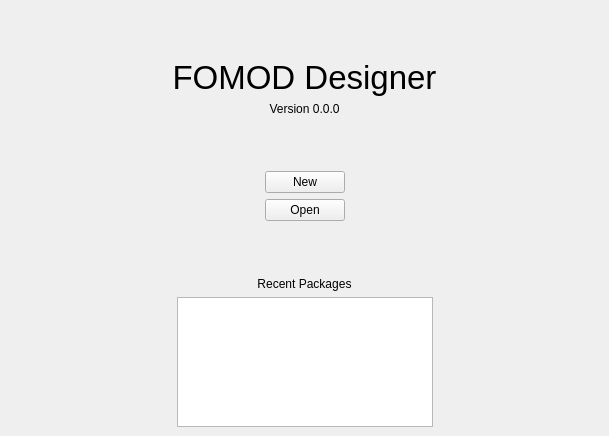
<?xml version="1.0" encoding="UTF-8"?>
<ui version="4.0">
 <class>MainWindow</class>
 <widget class="QMainWindow" name="MainWindow">
  <property name="geometry">
   <rect>
    <x>0</x>
    <y>0</y>
    <width>609</width>
    <height>436</height>
   </rect>
  </property>
  <property name="sizePolicy">
   <sizepolicy hsizetype="Fixed" vsizetype="Fixed">
    <horstretch>0</horstretch>
    <verstretch>0</verstretch>
   </sizepolicy>
  </property>
  <property name="minimumSize">
   <size>
    <width>609</width>
    <height>436</height>
   </size>
  </property>
  <property name="maximumSize">
   <size>
    <width>609</width>
    <height>436</height>
   </size>
  </property>
  <property name="windowTitle">
   <string/>
  </property>
  <widget class="QWidget" name="centralwidget">
   <layout class="QVBoxLayout" name="verticalLayout">
    <item>
     <spacer name="verticalSpacer">
      <property name="orientation">
       <enum>Qt::Vertical</enum>
      </property>
      <property name="sizeHint" stdset="0">
       <size>
        <width>20</width>
        <height>34</height>
       </size>
      </property>
     </spacer>
    </item>
    <item>
     <widget class="QLabel" name="title">
      <property name="sizePolicy">
       <sizepolicy hsizetype="Preferred" vsizetype="Preferred">
        <horstretch>0</horstretch>
        <verstretch>0</verstretch>
       </sizepolicy>
      </property>
      <property name="font">
       <font>
        <pointsize>25</pointsize>
       </font>
      </property>
      <property name="text">
       <string notr="true">FOMOD Designer</string>
      </property>
      <property name="alignment">
       <set>Qt::AlignCenter</set>
      </property>
      <property name="wordWrap">
       <bool>false</bool>
      </property>
     </widget>
    </item>
    <item>
     <widget class="QLabel" name="version">
      <property name="sizePolicy">
       <sizepolicy hsizetype="Preferred" vsizetype="Preferred">
        <horstretch>0</horstretch>
        <verstretch>0</verstretch>
       </sizepolicy>
      </property>
      <property name="text">
       <string>Version 0.0.0</string>
      </property>
      <property name="alignment">
       <set>Qt::AlignCenter</set>
      </property>
     </widget>
    </item>
    <item>
     <spacer name="verticalSpacer_3">
      <property name="orientation">
       <enum>Qt::Vertical</enum>
      </property>
      <property name="sizeHint" stdset="0">
       <size>
        <width>20</width>
        <height>24</height>
       </size>
      </property>
     </spacer>
    </item>
    <item>
     <layout class="QHBoxLayout" name="horizontalLayout" stretch="0,0,0">
      <item>
       <spacer name="horizontalSpacer">
        <property name="orientation">
         <enum>Qt::Horizontal</enum>
        </property>
        <property name="sizeHint" stdset="0">
         <size>
          <width>40</width>
          <height>20</height>
         </size>
        </property>
       </spacer>
      </item>
      <item>
       <widget class="QPushButton" name="new_button">
        <property name="sizePolicy">
         <sizepolicy hsizetype="Preferred" vsizetype="Preferred">
          <horstretch>0</horstretch>
          <verstretch>0</verstretch>
         </sizepolicy>
        </property>
        <property name="autoFillBackground">
         <bool>false</bool>
        </property>
        <property name="text">
         <string>New</string>
        </property>
       </widget>
      </item>
      <item>
       <spacer name="horizontalSpacer_2">
        <property name="orientation">
         <enum>Qt::Horizontal</enum>
        </property>
        <property name="sizeHint" stdset="0">
         <size>
          <width>40</width>
          <height>20</height>
         </size>
        </property>
       </spacer>
      </item>
     </layout>
    </item>
    <item>
     <layout class="QHBoxLayout" name="horizontalLayout_2">
      <item>
       <spacer name="horizontalSpacer_3">
        <property name="orientation">
         <enum>Qt::Horizontal</enum>
        </property>
        <property name="sizeHint" stdset="0">
         <size>
          <width>40</width>
          <height>20</height>
         </size>
        </property>
       </spacer>
      </item>
      <item>
       <widget class="QPushButton" name="open_button">
        <property name="sizePolicy">
         <sizepolicy hsizetype="Preferred" vsizetype="Preferred">
          <horstretch>0</horstretch>
          <verstretch>0</verstretch>
         </sizepolicy>
        </property>
        <property name="text">
         <string>Open</string>
        </property>
       </widget>
      </item>
      <item>
       <spacer name="horizontalSpacer_4">
        <property name="orientation">
         <enum>Qt::Horizontal</enum>
        </property>
        <property name="sizeHint" stdset="0">
         <size>
          <width>40</width>
          <height>20</height>
         </size>
        </property>
       </spacer>
      </item>
     </layout>
    </item>
    <item>
     <spacer name="verticalSpacer_2">
      <property name="orientation">
       <enum>Qt::Vertical</enum>
      </property>
      <property name="sizeHint" stdset="0">
       <size>
        <width>20</width>
        <height>24</height>
       </size>
      </property>
     </spacer>
    </item>
    <item>
     <widget class="QLabel" name="recent_label">
      <property name="sizePolicy">
       <sizepolicy hsizetype="Preferred" vsizetype="Preferred">
        <horstretch>0</horstretch>
        <verstretch>0</verstretch>
       </sizepolicy>
      </property>
      <property name="text">
       <string>Recent Packages</string>
      </property>
      <property name="alignment">
       <set>Qt::AlignCenter</set>
      </property>
     </widget>
    </item>
    <item>
     <layout class="QHBoxLayout" name="horizontalLayout_3" stretch="0,0,0">
      <item>
       <spacer name="horizontalSpacer_5">
        <property name="orientation">
         <enum>Qt::Horizontal</enum>
        </property>
        <property name="sizeHint" stdset="0">
         <size>
          <width>40</width>
          <height>20</height>
         </size>
        </property>
       </spacer>
      </item>
      <item>
       <widget class="QListWidget" name="recent_list">
        <property name="sizePolicy">
         <sizepolicy hsizetype="Preferred" vsizetype="Preferred">
          <horstretch>0</horstretch>
          <verstretch>0</verstretch>
         </sizepolicy>
        </property>
        <property name="maximumSize">
         <size>
          <width>16777215</width>
          <height>130</height>
         </size>
        </property>
       </widget>
      </item>
      <item>
       <spacer name="horizontalSpacer_6">
        <property name="orientation">
         <enum>Qt::Horizontal</enum>
        </property>
        <property name="sizeHint" stdset="0">
         <size>
          <width>40</width>
          <height>20</height>
         </size>
        </property>
       </spacer>
      </item>
     </layout>
    </item>
   </layout>
  </widget>
 </widget>
 <resources/>
 <connections/>
</ui>
